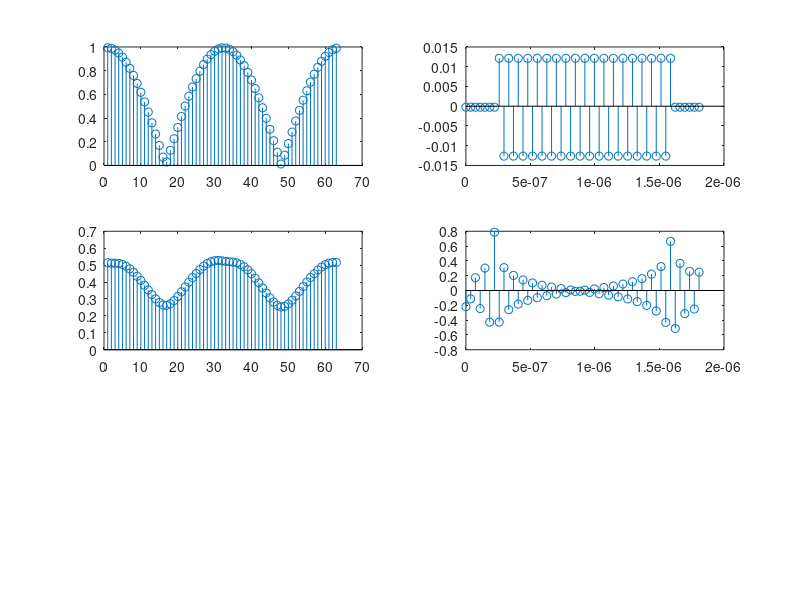

Reproduce this figure in MATLAB. (Note: this script raises an error after producing the figure.)
close all;
clear all;

fc = 13.56e6;

fs = 8*fc;

Ts = 1/fs;

N = 200;

t = 0:Ts:(N-1)*Ts;


R = 4;

t_lo = t(1:R:end);

nSel = 3;

%Hcic = mfilt.cicdecim(R);

mlv = [];
muv = [];
iv = [];

step_phi = 0;

for sel = 1:nSel

    s_mat = [];
    mag = [];

    for phi=0:0.1:6.28
        
        s = cos(2*pi*fc*t+phi);
        s(1:N/8) = 0; s(7*N/8:end) = 0;
        s = s + 1;
        switch sel
            case 1, % just downsampling
                s_lo = downsample(s,R);

            case 2,
                s_lo = resample(s,1,R);

            case 3,
                
                
                L = 2*R;
                
                s_lo = MaxPPDownsampler(s, R, L);
                
                if step_phi == 1
                    phi
                    subplot(nSel, 1, nSel);
                    plot(t, s);
                    hold on;
                    stem(t_lo, s_lo, 'g');
                    hold off;
                    pause
                end
            otherwise,
                disp('invalid selection');
        end
        s_lo = s_lo-mean(s_lo);
        s_mat = [s_mat; s_lo];
        mag = [mag mean(abs(s_lo))/0.75];
    end

    subplot(nSel,2,2*sel-1);
    stem(mag);

    subplot(nSel,2,2*sel);
    sel;
    [mu idx] = max(mag);
    [ml idx] = min(mag);
    muv = [muv mu];
    mlv = [mlv ml];
    iv = [iv idx];
    stem(t_lo, s_mat(idx,:));

end


mlv
muv
iv



